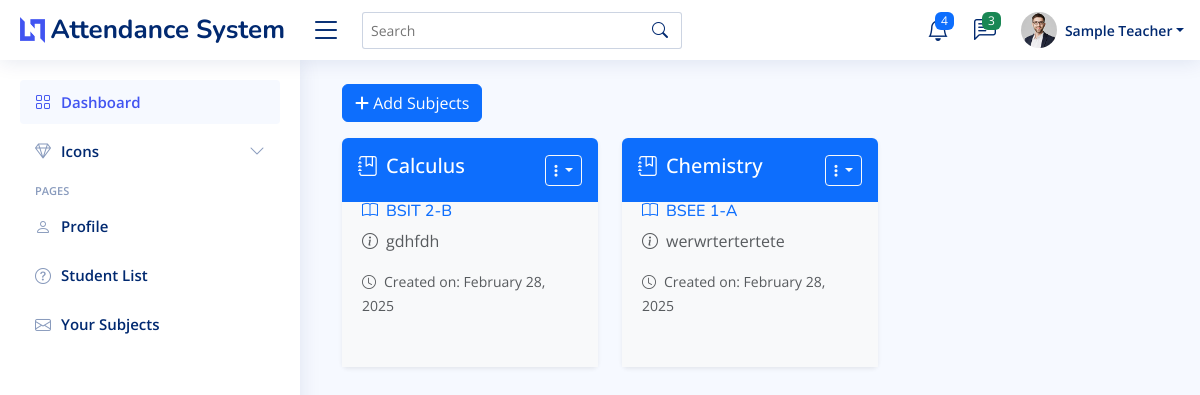
Page /teacher-subjects/ (signed in) on the committed database.
### myapp/models.py (models this page shows, shortened)
class Teacher(models.Model):
    username = models.CharField(max_length=255, unique=True)
    full_name = models.CharField(max_length=255)
    email = models.EmailField(unique=True)
    password = models.CharField(max_length=255)

class Subject(models.Model):
    name = models.CharField(max_length=100)
    description = models.TextField(blank=True, null=True)
    course_year_section = models.CharField(max_length=100, default="default_course_year_section")
    teacher = models.ForeignKey(Teacher, on_delete=models.CASCADE, related_name="subjects")
    created_at = models.DateTimeField(auto_now_add=True)

### myapp/views.py (the view)
# urls.py: path("teacher-subjects/", views.teacher_subjects, name="teacher-subjects"),
def teacher_subjects(request):
    teacher_username = request.session.get('teacher_username')
    if not request.session.get('teacher_username'):
        return redirect('teacher-login')
    teacher = Teacher.objects.get(username= teacher_username)
    subjects = Subject.objects.filter(teacher=teacher).order_by('-created_at').values()
    return render(request, 'myapp/teacher_subjects.html', {'subjects': subjects})

### myapp/templates/myapp/teacher_subjects.html (shortened to what this page needs)
{% extends 'myapp/base.html' %}
{% load static %}
{% block content %}
<main id="main" class="main">
  <div class="container mt-1">
    <button type="button" class="btn btn-primary mb-3" data-bs-toggle="modal" data-bs-target="#verticalycentered">
      <i class="fa-solid fa-plus"></i> Add Subjects
    </button>
    <div class="row">
      {% for subject in subjects %}
      <div class="col-md-4 mb-4">
        <div class="card shadow-sm border-0 rounded h-100">
          <div class="d-flex align-items-center justify-content-between p-3 text-white fw-bold bg-primary rounded-top">
            <span class="h5"><i class="bi bi-journal-bookmark me-2"></i>{{ subject.name }}</span>
            <div class="dropdown">
              <button class="btn btn-outline-light btn-sm dropdown-toggle" type="button" data-bs-toggle="dropdown">
                <i class="fas fa-ellipsis-v"></i>
              </button>
            </div>
          </div>
          <div class="card-body bg-light text-dark">
            <h6 class="text-primary"><i class="bi bi-book me-2"></i>{{ subject.course_year_section }}</h6>
            <p class="text-muted"><i class="bi bi-info-circle me-2"></i>{{ subject.description|default:"No description available." }}</p>
            <small class="text-muted"><i class="bi bi-clock me-2"></i>Created on: {{ subject.created_at|date:"F d, Y" }}</small>
          </div>
        </div>
      </div>
      {% endfor %}
    </div>
  </div>
</main>
{% endblock %}

### myapp/templates/myapp/base.html (shortened to what this page needs)
{% load static%}
<!DOCTYPE html>
<html lang="en">
<head>
    <link rel="stylesheet" href="https://cdnjs.cloudflare.com/ajax/libs/font-awesome/6.0.0-beta3/css/all.min.css" />
    <link rel="stylesheet" href="https://cdn.jsdelivr.net/npm/uikit@3.6.20/dist/css/uikit.min.css" />
    <link href="{% static 'assets/vendor/bootstrap/css/bootstrap.min.css' %}" rel="stylesheet">
    <link href="{% static 'assets/vendor/bootstrap-icons/bootstrap-icons.css' %}" rel="stylesheet">
    <link href="{% static 'assets/vendor/boxicons/css/boxicons.min.css' %}" rel="stylesheet">
    <link href="{% static 'assets/vendor/quill/quill.snow.css' %}" rel="stylesheet">
    <link href="{% static 'assets/vendor/quill/quill.bubble.css' %}" rel="stylesheet">
    <link href="{% static 'assets/vendor/remixicon/remixicon.css' %}" rel="stylesheet">
    <link href="{% static 'assets/vendor/simple-datatables/style.css' %}" rel="stylesheet">
    <link href="{% static 'assets/css/style.css' %}" rel="stylesheet">
</head>
<body>
  {% if not exclude_layout %}
  <header id="header" class="header fixed-top d-flex align-items-center">
    <div class="d-flex align-items-center justify-content-between">
      <a href="#" class="logo d-flex align-items-center">
        <img src="assets/img/logo.png" alt="">
        <span class="d-none d-lg-block">Attendance System</span>
      </a>
      <i class="bi bi-list toggle-sidebar-btn"></i>
    </div>
    <div class="search-bar">
      <form class="search-form d-flex align-items-center" method="POST" action="#">
        <input type="text" name="query" placeholder="Search" title="Enter search keyword">
        <button type="submit" title="Search"><i class="bi bi-search"></i></button>
      </form>
    </div>
    <nav class="header-nav ms-auto">
      <ul class="d-flex align-items-center">
        <li class="nav-item dropdown">
          <a class="nav-link nav-icon" href="#" data-bs-toggle="dropdown">
            <i class="bi bi-bell"></i>
            <span class="badge bg-primary badge-number">4</span>
          </a>
        </li>
        <li class="nav-item dropdown">
          <a class="nav-link nav-icon" href="#" data-bs-toggle="dropdown">
            <i class="bi bi-chat-left-text"></i>
            <span class="badge bg-success badge-number">3</span>
          </a>
        </li>
        <li class="nav-item dropdown pe-3">
          <a class="nav-link nav-profile d-flex align-items-center pe-0" href="#" data-bs-toggle="dropdown">
            <img src="{% static 'assets/img/profile-img.jpg' %}" alt="Profile" class="rounded-circle">
            <span class="d-none d-md-block dropdown-toggle ps-2">{{ request.session.teacher_name}}</span>
          </a>
        </li>
      </ul>
    </nav>
  </header>
  <aside id="sidebar" class="sidebar">
    <ul class="sidebar-nav" id="sidebar-nav">
      <li class="nav-item">
        <a class="nav-link " href="{% url 'teacher-dashboard' %}">
          <i class="bi bi-grid"></i>
          <span>Dashboard</span>
        </a>
      </li>
      <li class="nav-item">
        <a class="nav-link collapsed" data-bs-target="#icons-nav" data-bs-toggle="collapse" href="#">
          <i class="bi bi-gem"></i><span>Icons</span><i class="bi bi-chevron-down ms-auto"></i>
        </a>
      </li>
      <li class="nav-heading">Pages</li>
      <li class="nav-item">
        <a class="nav-link collapsed" href="{% url 'teacher-profile' %}">
          <i class="bi bi-person"></i>
          <span>Profile</span>
        </a>
      </li>
      <li class="nav-item">
        <a class="nav-link collapsed" href="{% url 'student-list'%}">
          <i class="bi bi-question-circle"></i>
          <span>Student List</span>
        </a>
      </li>
      <li class="nav-item">
        <a class="nav-link collapsed" href="{% url 'teacher-subjects' %}">
          <i class="bi bi-envelope"></i>
          <span>Your Subjects</span>
        </a>
      </li>
    </ul>
  </aside>
  {% endif %}
        {% block content %}
        {% endblock %}
</body>
</html>

### static/assets/css/style.css (style rules this page uses)
:root { scroll-behavior: smooth; }
body { font-family: "Open Sans", sans-serif; background: #f6f9ff; color: #444444; }
a { color: #4154f1; text-decoration: none; }
h1, h2, h3, h4, h5, h6 { font-family: "Nunito", sans-serif; }
#main { margin-top: 60px; padding: 20px 30px; transition: all 0.3s; }
.card { margin-bottom: 30px; border: none; border-radius: 5px; box-shadow: 0px 0 30px rgba(1, 41, 112, 0.1); }
.card-body { padding: 0 20px 20px 20px; }
.logo { line-height: 1; }
@media (min-width: 1200px) { .logo { width: 280px; } }
.logo img { max-height: 26px; margin-right: 6px; }
.logo span { font-size: 26px; font-weight: 700; color: #012970; font-family: "Nunito", sans-serif; }
.header { transition: all 0.5s; z-index: 997; height: 60px; box-shadow: 0px 2px 20px rgba(1, 41, 112, 0.1); background-color: #fff; padding-left: 20px; }
.header .toggle-sidebar-btn { font-size: 32px; padding-left: 10px; cursor: pointer; color: #012970; }
.header .search-bar { min-width: 360px; padding: 0 20px; }
.header .search-form { width: 100%; }
.header .search-form input { border: 0; font-size: 14px; color: #012970; border: 1px solid rgba(1, 41, 112, 0.2); padding: 7px 38px 7px 8px; border-radius: 3px; transition: 0.3s; width: 100%; }
.header .search-form button { border: 0; padding: 0; margin-left: -30px; background: none; }
.header .search-form button i { color: #012970; }
.header-nav ul { list-style: none; }
.header-nav>ul { margin: 0; padding: 0; }
.header-nav .nav-icon { font-size: 22px; color: #012970; margin-right: 25px; position: relative; }
.header-nav .nav-profile { color: #012970; }
.header-nav .nav-profile img { max-height: 36px; }
.header-nav .nav-profile span { font-size: 14px; font-weight: 600; }
.header-nav .badge-number { position: absolute; inset: -2px -5px auto auto; font-weight: normal; font-size: 12px; padding: 3px 6px; }
.sidebar { position: fixed; top: 60px; left: 0; bottom: 0; width: 300px; z-index: 996; transition: all 0.3s; padding: 20px; overflow-y: auto; scrollbar-width: thin; scrollbar-color: #aab7cf transparent; box-shadow: 0px 0px 20px rgba(1, 41, 112, 0.1); background-color: #fff; }
@media (min-width: 1200px) { #main, #footer { margin-left: 300px; } }
.sidebar-nav { padding: 0; margin: 0; list-style: none; }
.sidebar-nav li { padding: 0; margin: 0; list-style: none; }
.sidebar-nav .nav-item { margin-bottom: 5px; }
.sidebar-nav .nav-heading { font-size: 11px; text-transform: uppercase; color: #899bbd; font-weight: 600; margin: 10px 0 5px 15px; }
.sidebar-nav .nav-link { display: flex; align-items: center; font-size: 15px; font-weight: 600; color: #4154f1; transition: 0.3; background: #f6f9ff; padding: 10px 15px; border-radius: 4px; }
.sidebar-nav .nav-link i { font-size: 16px; margin-right: 10px; color: #4154f1; }
.sidebar-nav .nav-link.collapsed { color: #012970; background: #fff; }
.sidebar-nav .nav-link.collapsed i { color: #899bbd; }
.sidebar-nav .nav-link .bi-chevron-down { margin-right: 0; transition: transform 0.2s ease-in-out; }

### rows in the picture
Teacher: session.teacher_name "Sample Teacher"
Subject: name "Calculus", course_year_section "BSIT 2-B", description "gdhfdh", created_at "February 28, 2025"
Subject: name "Chemistry", course_year_section "BSEE 1-A", description "werwrtertertete", created_at "February 28, 2025"
